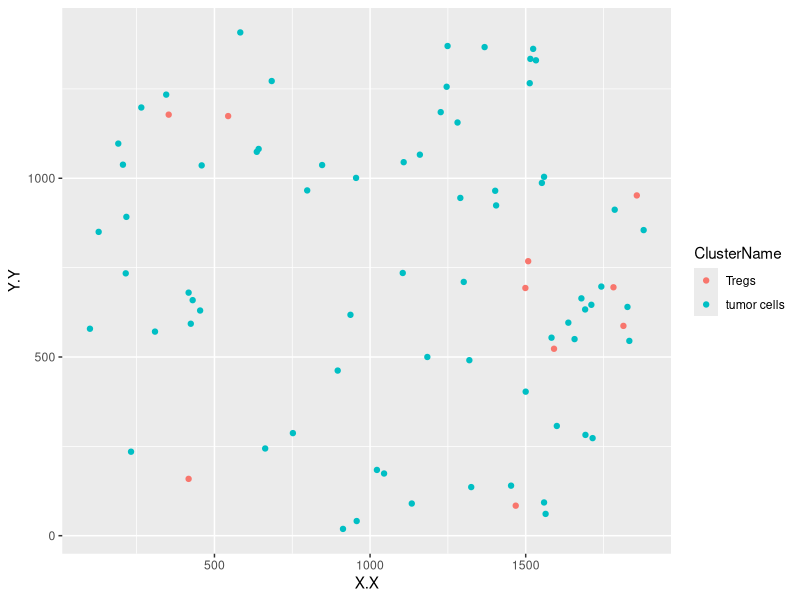
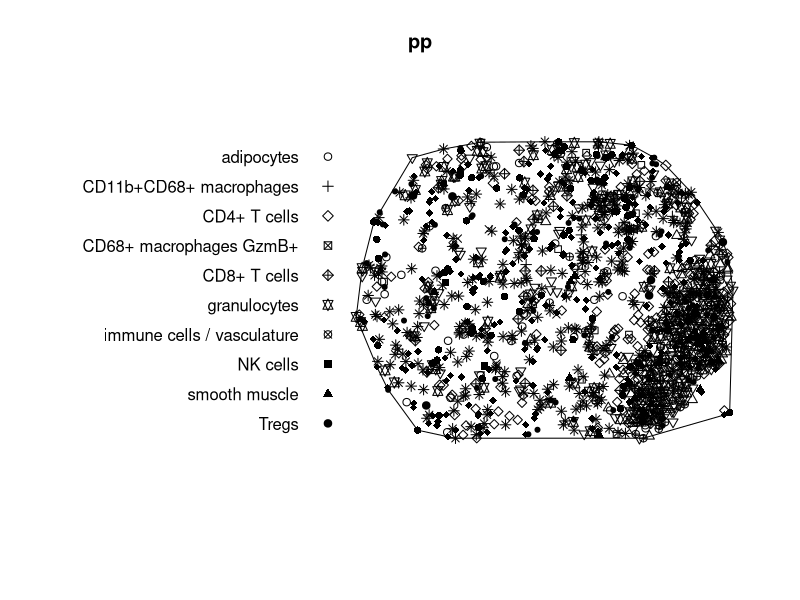
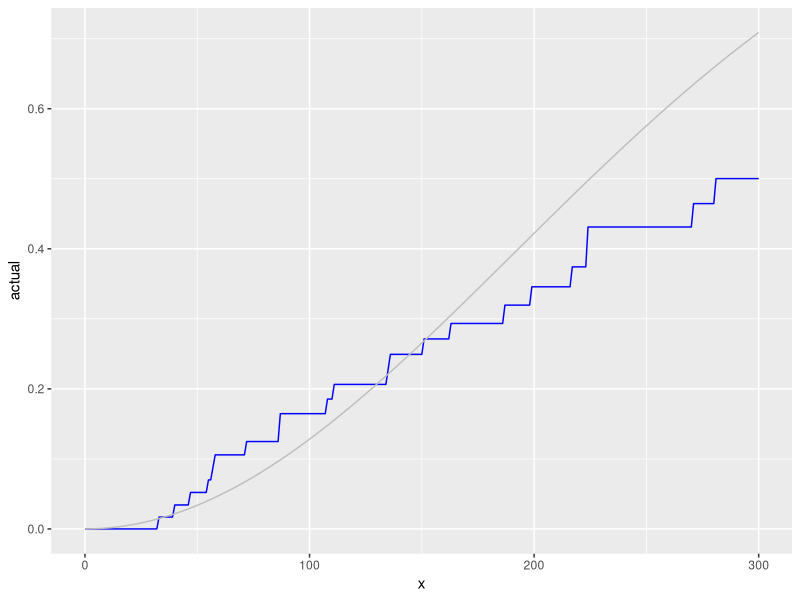
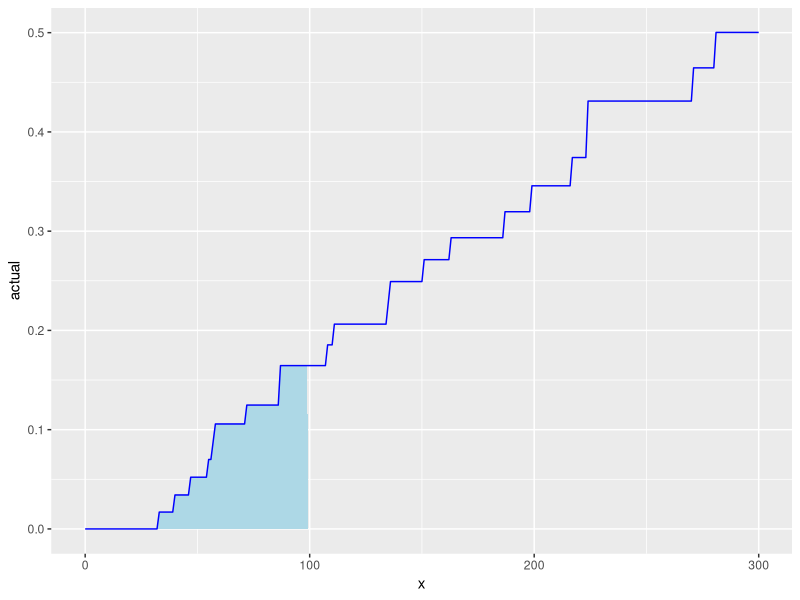

These figures' R source, in order:
## ---- chunk 1
knitr::opts_chunk$set(echo = TRUE)
library("spatstat")
library("matlab")
library("dplyr")
library("stringr")
library("ggplot2")
library("pracma")
## ---- chunk 2
XYdata <- read.table("CODEX Data/1.csv", header = TRUE, sep = ",", fill = TRUE, row.names=NULL)
head(XYdata)
## ---- chunk 3
# columns in dataset that contain X/Y values
xcol = "X.X"
ycol = "Y.Y"

# column that identifies cell type
phenotype = "ClusterName"

# how far do we want to calculate AUC — see later in the tutorial
radiusmax=300
## ---- chunk 4
unique(XYdata[,phenotype])
## ---- chunk 5
reference = "tumor cells"
nonreference = "Tregs"
## ---- chunk 6
ggplot(XYdata[which(XYdata[,phenotype] == reference | XYdata[,phenotype] == nonreference),], aes_string(x=xcol, y=ycol, color=phenotype)) + geom_point()
## ---- chunk 7
cw <- convexhull.xy(XYdata[,xcol], XYdata[,ycol])
ww <- owin(poly = cw$bdry)
pp <- as.ppp(cbind(unlist(XYdata[,xcol]),unlist(XYdata[,ycol])), W = c(-1,2*max(XYdata[,xcol]),-1,2*max(XYdata[,ycol])))
pp <- pp %mark% factor(unlist(XYdata[,phenotype]))
pp$window <- ww

## ---- chunk 8
plot(pp)
## ---- chunk 9
Gcross1 = Gcross(pp,reference,nonreference,r = 0:radiusmax)
## ---- chunk 10
Gcross1
## ---- chunk 11
plot_data = data.frame(x = 0:radiusmax, actual=Gcross1$km, theo=Gcross1$theo)
ggplot(data=plot_data) + geom_line(aes(x=x, y=actual), color="blue") + geom_line(aes(x=x, y=theo), color="gray")
## ---- chunk 12
# calculating the AUC at 30 units
rad = 30
auc <- trapz(0:rad, t(Gcross1$km[1:(rad+1)]))
## ---- chunk 13
ggplot(plot_data) + geom_area(data = plot_data[1:100,], aes(x=x, y=actual), fill="lightblue") + geom_line(aes(x=x, y=actual), color="blue") 
